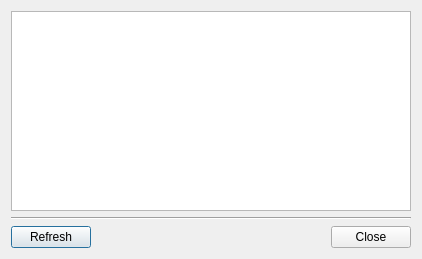
<?xml version="1.0" encoding="UTF-8"?>
<ui version="4.0">
 <class>ServerStatusDlg</class>
 <widget class="QDialog" name="ServerStatusDlg">
  <property name="geometry">
   <rect>
    <x>0</x>
    <y>0</y>
    <width>418</width>
    <height>259</height>
   </rect>
  </property>
  <property name="windowTitle">
   <string>Server status</string>
  </property>
  <layout class="QVBoxLayout" name="verticalLayout">
   <item>
    <widget class="QListWidget" name="mServerList">
     <property name="minimumSize">
      <size>
       <width>400</width>
       <height>200</height>
      </size>
     </property>
    </widget>
   </item>
   <item>
    <widget class="Line" name="line">
     <property name="orientation">
      <enum>Qt::Horizontal</enum>
     </property>
    </widget>
   </item>
   <item>
    <layout class="QHBoxLayout" name="horizontalLayout">
     <property name="topMargin">
      <number>0</number>
     </property>
     <item>
      <widget class="QPushButton" name="mRefreshBtn">
       <property name="text">
        <string>Refresh</string>
       </property>
      </widget>
     </item>
     <item>
      <spacer name="horizontalSpacer">
       <property name="orientation">
        <enum>Qt::Horizontal</enum>
       </property>
       <property name="sizeHint" stdset="0">
        <size>
         <width>40</width>
         <height>20</height>
        </size>
       </property>
      </spacer>
     </item>
     <item>
      <widget class="QPushButton" name="mCloseBtn">
       <property name="text">
        <string>Close</string>
       </property>
      </widget>
     </item>
    </layout>
   </item>
  </layout>
 </widget>
 <tabstops>
  <tabstop>mServerList</tabstop>
 </tabstops>
 <resources/>
 <connections>
  <connection>
   <sender>mCloseBtn</sender>
   <signal>clicked()</signal>
   <receiver>ServerStatusDlg</receiver>
   <slot>accept()</slot>
   <hints>
    <hint type="sourcelabel">
     <x>355</x>
     <y>279</y>
    </hint>
    <hint type="destinationlabel">
     <x>199</x>
     <y>149</y>
    </hint>
   </hints>
  </connection>
 </connections>
</ui>
